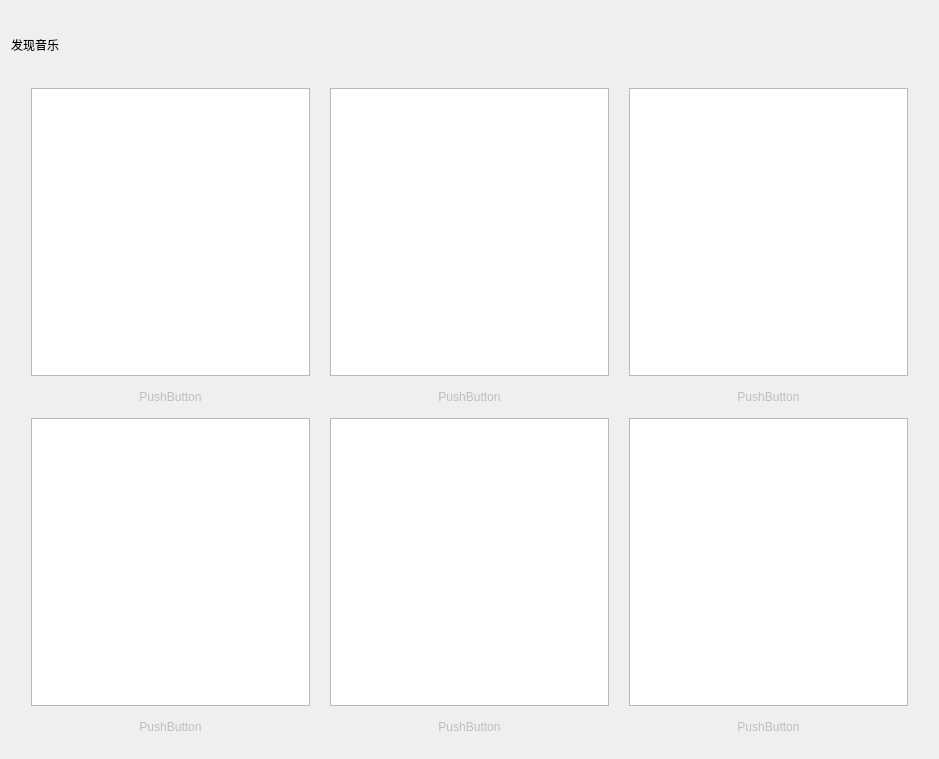
<?xml version="1.0" encoding="UTF-8"?>
<ui version="4.0">
 <class>FindMusic</class>
 <widget class="QWidget" name="FindMusic">
  <property name="geometry">
   <rect>
    <x>0</x>
    <y>0</y>
    <width>939</width>
    <height>759</height>
   </rect>
  </property>
  <property name="windowTitle">
   <string>Form</string>
  </property>
  <layout class="QVBoxLayout" name="verticalLayout_2">
   <item>
    <layout class="QVBoxLayout" name="verticalLayout" stretch="1,10">
     <property name="spacing">
      <number>0</number>
     </property>
     <item>
      <layout class="QVBoxLayout" name="verticalLayout_3">
       <item>
        <widget class="QLabel" name="label">
         <property name="styleSheet">
          <string notr="true">font: 16pt &quot;微软雅黑&quot;;</string>
         </property>
         <property name="text">
          <string>发现音乐</string>
         </property>
        </widget>
       </item>
      </layout>
     </item>
     <item>
      <layout class="QGridLayout" name="gridLayout">
       <property name="leftMargin">
        <number>20</number>
       </property>
       <property name="topMargin">
        <number>10</number>
       </property>
       <property name="rightMargin">
        <number>20</number>
       </property>
       <property name="bottomMargin">
        <number>10</number>
       </property>
       <property name="horizontalSpacing">
        <number>20</number>
       </property>
       <property name="verticalSpacing">
        <number>10</number>
       </property>
       <item row="2" column="2">
        <widget class="QGraphicsView" name="FindMusicgraphicsView6"/>
       </item>
       <item row="1" column="2">
        <widget class="QPushButton" name="FindMusicBtn3">
         <property name="enabled">
          <bool>false</bool>
         </property>
         <property name="text">
          <string>PushButton</string>
         </property>
         <property name="flat">
          <bool>true</bool>
         </property>
        </widget>
       </item>
       <item row="2" column="0">
        <widget class="QGraphicsView" name="FindMusicgraphicsView4"/>
       </item>
       <item row="0" column="2">
        <widget class="QGraphicsView" name="FindMusicgraphicsView3"/>
       </item>
       <item row="1" column="0">
        <widget class="QPushButton" name="FindMusicBtn1">
         <property name="enabled">
          <bool>false</bool>
         </property>
         <property name="text">
          <string>PushButton</string>
         </property>
         <property name="flat">
          <bool>true</bool>
         </property>
        </widget>
       </item>
       <item row="0" column="0">
        <widget class="QGraphicsView" name="FindMusicgraphicsView1"/>
       </item>
       <item row="2" column="1">
        <widget class="QGraphicsView" name="FindMusicgraphicsView5"/>
       </item>
       <item row="0" column="1">
        <widget class="QGraphicsView" name="FindMusicgraphicsView2"/>
       </item>
       <item row="1" column="1">
        <widget class="QPushButton" name="FindMusicBtn2">
         <property name="enabled">
          <bool>false</bool>
         </property>
         <property name="text">
          <string>PushButton</string>
         </property>
         <property name="flat">
          <bool>true</bool>
         </property>
        </widget>
       </item>
       <item row="3" column="0">
        <widget class="QPushButton" name="FindMusicBtn4">
         <property name="enabled">
          <bool>false</bool>
         </property>
         <property name="text">
          <string>PushButton</string>
         </property>
         <property name="flat">
          <bool>true</bool>
         </property>
        </widget>
       </item>
       <item row="3" column="1">
        <widget class="QPushButton" name="FindMusicBtn5">
         <property name="enabled">
          <bool>false</bool>
         </property>
         <property name="text">
          <string>PushButton</string>
         </property>
         <property name="flat">
          <bool>true</bool>
         </property>
        </widget>
       </item>
       <item row="3" column="2">
        <widget class="QPushButton" name="FindMusicBtn6">
         <property name="enabled">
          <bool>false</bool>
         </property>
         <property name="text">
          <string>PushButton</string>
         </property>
         <property name="flat">
          <bool>true</bool>
         </property>
        </widget>
       </item>
      </layout>
     </item>
    </layout>
   </item>
  </layout>
 </widget>
 <resources/>
 <connections/>
</ui>
